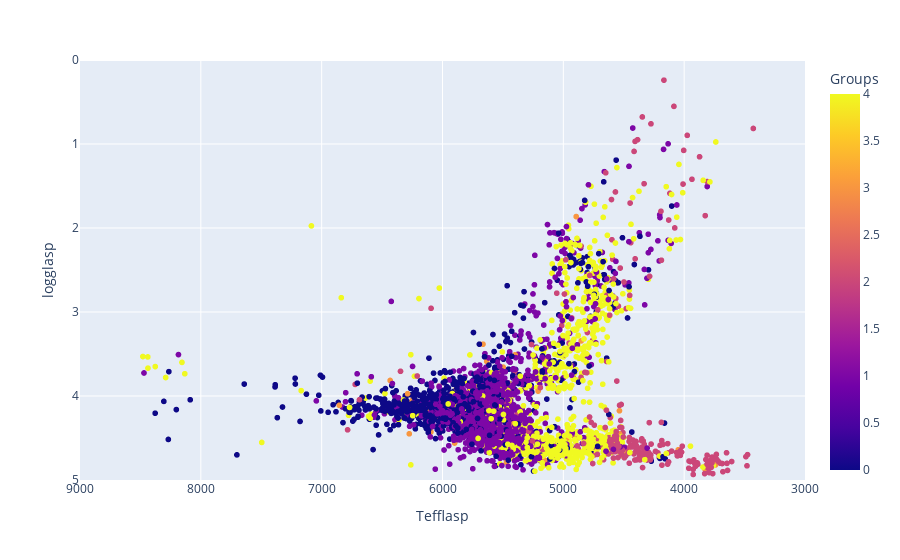

Here is the notebook cell this chart was saved with:
### Code cell
fig = px.scatter(b1, x="Tefflasp", y="logglasp", color='Groups')
fig.update_xaxes(range=[9000, 3000])
fig.update_yaxes(range=[5, 0])
fig.show()

### Figure 1 — Plotly figure (JSON) as saved in the notebook; plotly's stock layout.template omitted (floating-point values rounded to 4 significant figures; data arrays with more than 128 entries replaced by an {"elided": "..."} marker saying what was removed)
{"data": [{"hovertemplate": "Tefflasp=%{x}<br>logglasp=%{y}<br>Groups=%{marker.color}<extra></extra>", "legendgroup": "", "marker": {"color": {"elided": "3442 int values"}, "coloraxis": "coloraxis", "symbol": "circle"}, "mode": "markers", "name": "", "showlegend": false, "type": "scattergl", "x": {"elided": "3442 float values"}, "xaxis": "x", "y": {"elided": "3442 float values"}, "yaxis": "y"}], "layout": {"coloraxis": {"colorbar": {"title": {"text": "Groups"}}, "colorscale": [[0, "#0d0887"], [0.1111, "#46039f"], [0.2222, "#7201a8"], [0.3333, "#9c179e"], [0.4444, "#bd3786"], [0.5556, "#d8576b"], [0.6667, "#ed7953"], [0.7778, "#fb9f3a"], [0.8889, "#fdca26"], [1, "#f0f921"]]}, "legend": {"tracegroupgap": 0}, "margin": {"t": 60}, "xaxis": {"anchor": "y", "domain": [0, 1], "range": [9000, 3000], "title": {"text": "Tefflasp"}}, "yaxis": {"anchor": "x", "domain": [0, 1], "range": [5, 0], "title": {"text": "logglasp"}}}}
